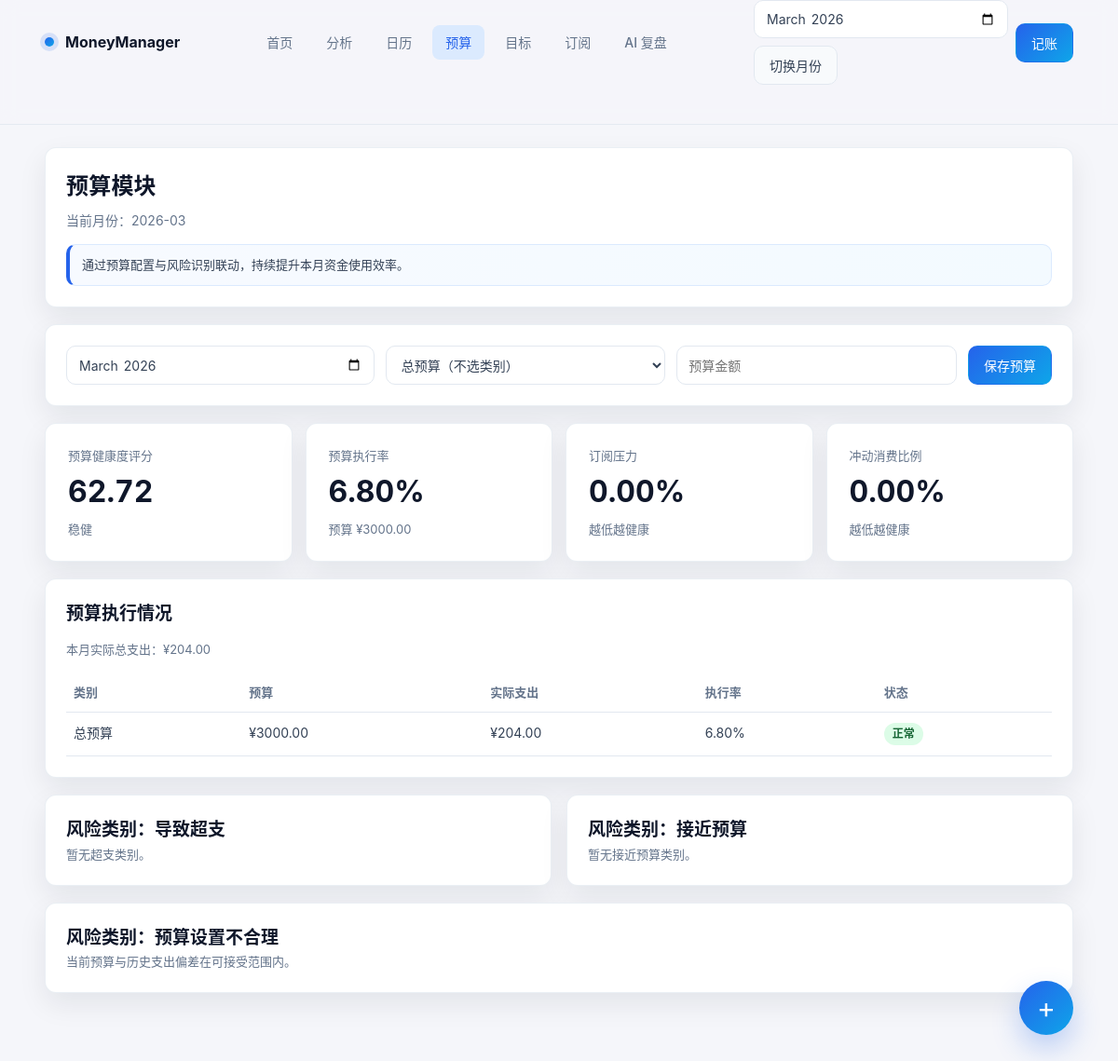
Page /budget on the committed database.
### tables this page shows
CREATE TABLE budgets (
                id INTEGER PRIMARY KEY AUTOINCREMENT,
                month TEXT NOT NULL,
                category_main TEXT,
                budget_amount REAL NOT NULL
            );

### routes/budget_routes.py (the view, shortened to what this page needs)
@bp.route("/budget", methods=["GET", "POST"], endpoint="budget_page")
def budget_page():
    month = request.values.get("month") or date.today().strftime("%Y-%m")
    success = request.args.get("success")
    budget_data = get_budget_execution(month)
    budget_health = get_budget_health_profile(month)
    return render_template(
        "budget.html",
        active_page="budget",
        month=month,
        success=success,
        category_options=CATEGORY_OPTIONS,
        budget_data=budget_data,
        budget_health=budget_health,
    )

### app.py (called while the page is built)
def create_app() -> Flask:
    app = Flask(__name__)
    init_db()
    @app.context_processor
    def inject_fab_context():
        return {
            "fab_category_options": CATEGORY_OPTIONS,
            "fab_tag_options": TAG_OPTIONS,
            "fab_today": date.today().isoformat(),
        }
    @app.before_request
    def sync_due_subscription_charges():
        process_due_subscription_charges()
    app.register_blueprint(transaction_bp)
    app.register_blueprint(budget_bp)
    app.register_blueprint(goal_bp)
    app.register_blueprint(subscription_bp)
    app.register_blueprint(analysis_bp)
    app.register_blueprint(ai_bp)
    return app

### extensions/database.py (called while the page is built)
def get_connection() -> sqlite3.Connection:
    conn = sqlite3.connect(DB_PATH)
    conn.row_factory = sqlite3.Row
    return conn

### models/budget.py (called while the page is built, shortened)
def _clamp(value: float, low: float, high: float) -> float:
    return max(low, min(high, value))

def _build_budget_month_map(months: list[str]) -> dict[str, float]:
    placeholders = ",".join("?" for _ in months)
    with get_connection() as conn:
        rows = conn.execute(
            f"""
            SELECT month, budget_amount
            FROM budgets
            WHERE category_main IS NULL
              AND month IN ({placeholders})
            """,
            tuple(months),
        ).fetchall()
    month_budget_map = {m: 0.0 for m in months}
    for row in rows:
        month_budget_map[row["month"]] = round(float(row["budget_amount"] or 0), 2)
    return month_budget_map

def _calculate_execution_component(execution_rate: float) -> dict:
    score = round(100 - _clamp(abs(execution_rate - 100), 0, 100), 2)
    return {
        "name": "budget_execution",
        "weight": 0.4,
        "value": round(execution_rate, 2),
        "score": score,
    }

def _calculate_deviation_component(category_items: list[dict]) -> dict:
    if not category_items:
        return {
            "name": "category_deviation",
            "weight": 0.25,
            "value": 0.0,
            "score": 100.0,
        }

### models/subscription.py (called while the page is built)
def get_subscription_monthly_metrics(month: str) -> dict:
    summary = get_subscription_monthly_cost_summary()
    actual = get_subscription_actual_charge_summary(month)
    return {
        "month": month,
        "estimated_monthly_cost": round(float(summary.get("total_monthly_cost", 0)), 2),
        "actual_charged_amount": round(float(actual.get("actual_charged_amount", 0)), 2),
        "actual_charge_count": int(actual.get("charge_count", 0)),
    }

### templates/budget.html (shortened to what this page needs)
<!doctype html>
<html lang="zh-CN">
  <head>
    <link rel="stylesheet" href="{{ url_for('static', filename='css/app.css') }}" />
  </head>
  <body>
    <header class="top-nav app-shell">
      <div class="top-nav-inner">
        <a class="brand" href="/">
          <span class="brand-dot"></span>
          <span>MoneyManager</span>
        </a>
        <nav class="nav-links">
          <a class="nav-link {{ 'active' if active_page == 'index' else '' }}" href="/">首页</a>
          <a class="nav-link {{ 'active' if active_page == 'analysis' else '' }}" href="/analysis">分析</a>
          <a class="nav-link {{ 'active' if active_page == 'calendar' else '' }}" href="/calendar">日历</a>
          <a class="nav-link {{ 'active' if active_page == 'budget' else '' }}" href="/budget">预算</a>
          <a class="nav-link {{ 'active' if active_page == 'goals' else '' }}" href="/goals">目标</a>
          <a class="nav-link {{ 'active' if active_page == 'subscriptions' else '' }}" href="/subscriptions">订阅</a>
          <a class="nav-link {{ 'active' if active_page == 'ai' else '' }}" href="/ai">AI 复盘</a>
        </nav>
        <div class="nav-actions">
          <form method="get" action="/budget" class="toolbar">
            <input type="month" name="month" value="{{ month }}" />
            <button class="btn-secondary" type="submit">切换月份</button>
          </form>
          <button class="btn js-fab-open" type="button">记账</button>
        </div>
      </div>
    </header>
    <main class="app-shell">
      <div class="page">
      <section class="panel">
        <h1 class="page-title">预算模块</h1>
        <div class="page-subtitle">当前月份：{{ month }}</div>
        <div class="section-insight">通过预算配置与风险识别联动，持续提升本月资金使用效率。</div>
      </section>
      <section class="panel">
        <form method="post" action="/budget" class="form-grid form-grid-4">
          <input type="month" name="month" value="{{ month }}" required />
          <select name="category_main">
            <option value="">总预算（不选类别）</option>
          </select>
          <input type="number" step="0.01" min="0.01" name="budget_amount" placeholder="预算金额" required />
          <button class="btn" type="submit">保存预算</button>
        </form>
      </section>
      <section class="kpi-grid">
        <article class="kpi-card">
          <div class="kpi-label">预算健康度评分</div>
          <div class="kpi-value mono">{{ '%.2f'|format(budget_health.score.value) }}</div>
          <div class="small">{{ budget_health.score.level }}</div>
        </article>
        <article class="kpi-card">
          <div class="kpi-label">预算执行率</div>
          <div class="kpi-value mono">{{ '%.2f'|format(budget_health.score.execution_rate) }}%</div>
          <div class="small">预算 ¥{{ '%.2f'|format(budget_health.score.total_budget) }}</div>
        </article>
        <article class="kpi-card">
          <div class="kpi-label">订阅压力</div>
          <div class="kpi-value mono">{{ '%.2f'|format((budget_health.score.components | selectattr('name', 'equalto', 'subscription_pressure') | list | first).value if budget_health.score.components else 0) }}%</div>
          <div class="small">越低越健康</div>
        </article>
        <article class="kpi-card">
          <div class="kpi-label">冲动消费比例</div>
          <div class="kpi-value mono">{{ '%.2f'|format((budget_health.score.components | selectattr('name', 'equalto', 'impulsive_ratio') | list | first).value if budget_health.score.components else 0) }}%</div>
          <div class="small">越低越健康</div>
        </article>
      </section>
      <section class="panel">
        <h2 class="section-title">预算执行情况</h2>
        <p class="helper-text">本月实际总支出：¥{{ '%.2f'|format(budget_data.total_expense) }}</p>
        {% if budget_data['items'] %}
        <div class="table-wrap">
        <table>
          <thead>
            <tr>
              <th>类别</th>
              <th>预算</th>
              <th>实际支出</th>
              <th>执行率</th>
              <th>状态</th>
            </tr>
          </thead>
          <tbody>
            {% for item in budget_data['items'] %}
            <tr>
              <td>{{ item.category_main if item.category_main else '总预算' }}</td>
              <td>¥{{ '%.2f'|format(item.budget_amount) }}</td>
              <td>¥{{ '%.2f'|format(item.actual_expense) }}</td>
              <td>{{ '%.2f'|format(item.execution_rate) }}%</td>
              <td>
                {% if item.status == '正常' %}
                <span class="badge ok">正常</span>
                {% elif item.status == '接近' %}
                <span class="badge warn">接近</span>
                {% else %}
                <span class="badge danger">超支</span>
                {% endif %}
              </td>
            </tr>
            {% endfor %}
          </tbody>
        </table>
        </div>
        {% else %}
        <p class="helper-text">暂无预算记录，请先新增一条预算。</p>
        {% endif %}
      </section>
      <section class="grid-2">
        <article class="panel">
          <h2 class="section-title">风险类别：导致超支</h2>
          {% if budget_health.category_risks.overspending %}
          <div class="category-list" style="margin-top: 10px;">
            {% for item in budget_health.category_risks.overspending %}
            <div class="category-item">
              <div class="category-main">
                <div class="category-name">{{ item.category }}</div>
                <div class="small">执行率 {{ '%.2f'|format(item.execution_rate) }}%</div>
              </div>
              <div class="mono" style="text-align: right;">
                <div>+¥{{ '%.2f'|format(item.deviation_amount) }}</div>
              </div>
            </div>
            {% endfor %}
          </div>
          {% else %}
          <div class="helper-text">暂无超支类别。</div>
          {% endif %}
        </article>
        <article class="panel">
          <h2 class="section-title">风险类别：接近预算</h2>
          {% if budget_health.category_risks.near_budget %}
          <div class="category-list" style="margin-top: 10px;">
            {% for item in budget_health.category_risks.near_budget %}
            <div class="category-item">
              <div class="category-main">
                <div class="category-name">{{ item.category }}</div>
                <div class="small">执行率 {{ '%.2f'|format(item.execution_rate) }}%</div>
              </div>
              <div class="mono" style="text-align: right;">
                <div>余量 ¥{{ '%.2f'|format(item.remaining_amount) }}</div>
              </div>
            </div>
            {% endfor %}
          </div>
          {% else %}
          <div class="helper-text">暂无接近预算类别。</div>
          {% endif %}
        </article>
      </section>
      <section class="panel">
        <h2 class="section-title">风险类别：预算设置不合理</h2>
        {% if budget_health.category_risks.unreasonable_budget %}
        <div class="table-wrap" style="margin-top: 10px;">
          <table>
            <thead>
              <tr>
                <th>类别</th>
                <th>当前预算</th>
                <th>历史平均支出</th>
                <th>历史偏差率</th>
              </tr>
            </thead>
            <tbody>
              {% for item in budget_health.category_risks.unreasonable_budget %}
              <tr>
                <td>{{ item.category }}</td>
                <td>¥{{ '%.2f'|format(item.budget_amount) }}</td>
                <td>¥{{ '%.2f'|format(item.historical_avg_expense) }}</td>
                <td>{{ '%.2f'|format(item.historical_deviation_rate) }}%</td>
              </tr>
              {% endfor %}
            </tbody>
          </table>
        </div>
        {% else %}
        <div class="helper-text">当前预算与历史支出偏差在可接受范围内。</div>
        {% endif %}
      </section>
      </div>
    </main>
    {% include '_fab_transaction.html' %}
  </body>
</html>

### rows in the picture
budgets: category_main "总预算", budget_amount "3000.00", actual_expense "204.00", execution_rate "6.80"

### other values in the picture
{{ month }} "2026-03"
{{ '%.2f'|format(budget_health.score.value) }} "62.72"
{{ budget_health.score.level }} "稳健"
{{ '%.2f'|format(budget_health.score.execution_rate) }} "6.80"
{{ '%.2f'|format(budget_health.score.total_budget) }} "3000.00"
{{ '%.2f'|format(budget_data.total_expense) }} "204.00"
